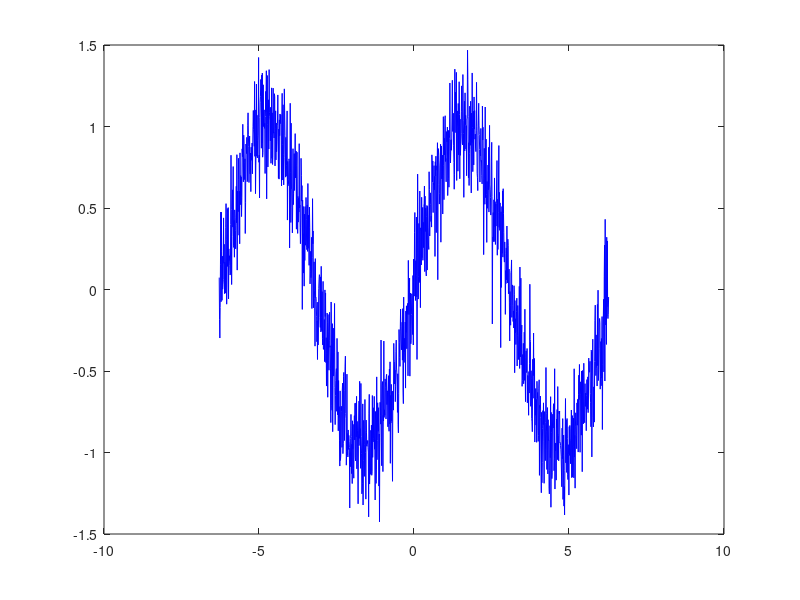

Source code (MATLAB):
clear all;

x = (-2*pi):0.01:(2*pi);
y = sin(x);
randVect = (randn(numel(x), 1))'
y = y + (randVect * 0.2);
plot(x, y, 'Color', [0 0 1])